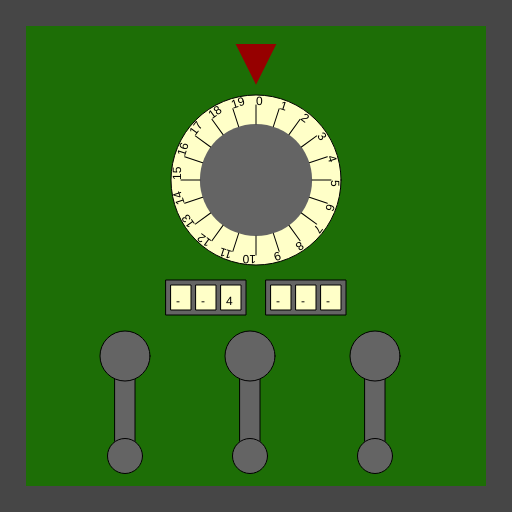
Frame 1 (no input)
Frame 60 (no input): identical to frame 1, image omitted
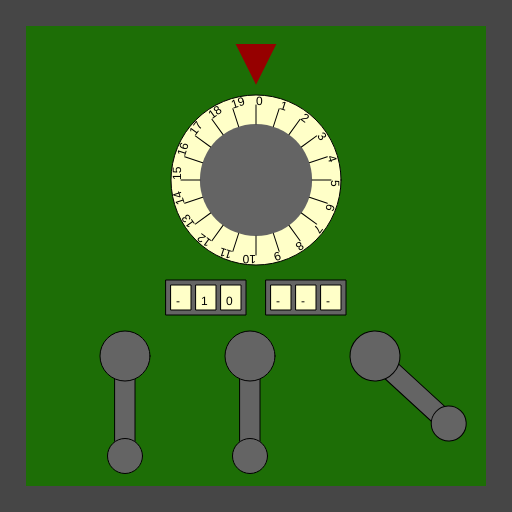
Frame 120 (the mouse pressed at the canvas centre since frame 60)

The p5.js sketch that drew these frames (run headless with seeded random() and noise() and a simulated clock; from frame 60 on, the mouse is pressed at the canvas centre):

// p5.js sketch
// ── sketch.js
/*

Officer: 6012708
CaseNum: 303-3-81972850-6012708

Case 303 - The Case of the Crooked Attorney
Stage 4 - The Courthouse

Torvalds has his final safe in his courthouse chambers. Luckily there is a court case proceeding.
You can sneak into his chambers whilst he makes his closing statement.

Crack the safe by doing the following:

	When the mouse button is released:
	- Use the 'map' function to scale mouseY to values ranging from 3 to 12.
	- Assign the output to CrypticStoreKey_0

	Whilst the mouse is moving:
	- Use the 'map' function to scale mouseY to values ranging from 4 to 16.
	- Assign the output to CrypticStoreKey_1

	When any key is released:
	- Make CrypticStoreKey_2 equal to the value of 'key'

	Whilst the mouse is being dragged:
	- Use the 'map' function to scale mouseY to values ranging from 20 to 74.
	- Assign the output to CrypticStoreKey_3

	Whilst the mouse is being dragged:
	- Use the 'map' function to scale mouseX to values ranging from 14 to 79.
	- Assign the output to CrypticStoreKey_4

	When the mouse button is pressed:
	- Use the 'map' function to scale mouseX to values ranging from 20 to 75.
	- Assign the output to CrypticStoreKey_5



This time you'll need to create the relevant event handlers yourself.

There are many possible ways of investigating this case, but you
should use ONLY the following commands:

	- The assignment operator aka. the equals sign !
	- mouseX, mouseY
	- key, keyCode
	- random
	- map

*/

//declare the variables

var CrypticStoreKey_0;
var CrypticStoreKey_1;
var CrypticStoreKey_2;
var CrypticStoreKey_3;
var CrypticStoreKey_4;
var CrypticStoreKey_5;


function preload()
{
	//IMAGES WILL BE LOADED HERE

}

function setup()
{
	createCanvas(512,512);

	//initialise the variables
	CrypticStoreKey_0 = 0;
	CrypticStoreKey_1 = "";
	CrypticStoreKey_2 = "";
	CrypticStoreKey_3 = 0;
	CrypticStoreKey_4 = 0;
	CrypticStoreKey_5 = 0;

}

///////////////////EVENT HANDLERS///////////////////

//Create event handlers here to open the safe ...
// 	When the mouse button is released:
// 	- Use the 'map' function to scale mouseY to values ranging from 3 to 12.
// 	- Assign the output to CrypticStoreKey_0
function mouseReleased(){
	CrypticStoreKey_0 = map(mouseY,0,height,3,12);
}

// 	Whilst the mouse is moving:
// 	- Use the 'map' function to scale mouseY to values ranging from 4 to 16.
// 	- Assign the output to CrypticStoreKey_1
function mouseMoved(){
	CrypticStoreKey_1 = map(mouseY,0,height,4,16);
}

// 	When any key is released:
// 	- Make CrypticStoreKey_2 equal to the value of 'key'
function keyReleased(){
	CrypticStoreKey_2 = key ;
}

// 	Whilst the mouse is being dragged:
// 	- Use the 'map' function to scale mouseY to values ranging from 20 to 74.
// 	- Assign the output to CrypticStoreKey_3
// 	Whilst the mouse is being dragged:
// 	- Use the 'map' function to scale mouseX to values ranging from 14 to 79.
// 	- Assign the output to CrypticStoreKey_4
function mouseDragged(){
	CrypticStoreKey_3 = map(mouseY,0,height,20,74);
	CrypticStoreKey_4 = map(mouseX,0,width,14,79);
}  




// 	When the mouse button is pressed:
// 	- Use the 'map' function to scale mouseX to values ranging from 20 to 75.
// 	- Assign the output to CrypticStoreKey_5
function mousePressed(){
	CrypticStoreKey_5 = map(mouseX,0,width,20,75);
}


///////////////DO NOT CHANGE CODE BELOW THIS POINT///////////////////

function draw()
{

	//Draw the safe door
	background(70);
	noStroke();
	fill(29,110,6);
	rect(26,26,width-52,width-52);

	//Draw the combination dial
	push();
	translate(256,180);
	drawDial(170,CrypticStoreKey_0,20);
	pop();

	//Draw the spinners
	push();
	translate(206,280);
	drawSpinner(3, CrypticStoreKey_1);
	pop();

	push();
	translate(306,280);
	drawSpinner(3, CrypticStoreKey_2);
	pop();

	//Draw the levers
	push();
	translate(125,356);
	drawLever(CrypticStoreKey_3);
	pop();

	push();
	translate(250,356);
	drawLever(CrypticStoreKey_4);
	pop();

	push();
	translate(375,356);
	drawLever(CrypticStoreKey_5);
	pop();

}

function drawDial(diameter,num,maxNum)
{
	//the combination lock

	var r = diameter * 0.5;
	var p = r * 0.6;

	stroke(0);
	fill(255,255,200);
	ellipse(0,0,diameter,diameter);
	fill(100);
	noStroke();
	ellipse(0,0,diameter*0.66,diameter*0.66);
	fill(150,0,0);
	triangle(
		-p * 0.4,-r-p,
		p * 0.4,-r-p,
		0,-r-p/5
	);

	noStroke();

	push();
	var inc = 360/maxNum;

	rotate(radians(-num * inc));
	for(var i = 0; i < maxNum; i++)
	{
		push();
		rotate(radians(i * inc));
		stroke(0);
		line(0,-r*0.66,0,-(r-10));
		noStroke();
		fill(0);
		text(i,0,-(r-10));
		pop();
	}

	pop();
}

function drawLever(rot)
{
	push();
	rotate(radians(-rot))
	stroke(0);
	fill(100);
	rect(-10,0,20,100);
	ellipse(0,0,50,50);
	ellipse(0,100,35,35);
	pop();
}

function drawSpinner(numSpinners, val)
{
	var sw = 20;
	var ow = (sw + 5) * numSpinners + 5;
	stroke(0);
	fill(100);
	rect(-ow/2,0,ow,35);
	if(typeof(val) == "number")
	{
		val = floor(val).toString(); //convert to string
	}
	var d = numSpinners - val.length;

	for(var d = numSpinners - val.length; d > 0; d--)
	{
		val = "-" + val;
	}

	for(var i = 0; i < numSpinners; i++)
	{
		stroke(0);
		fill(255,255,200);
		rect(-ow/2 + i * (sw + 5) + 5,5,20,25);
		fill(0);
		noStroke();
		text(val[i],-ow/2 + sw/2 + i * (sw +5),25);
	}

}
